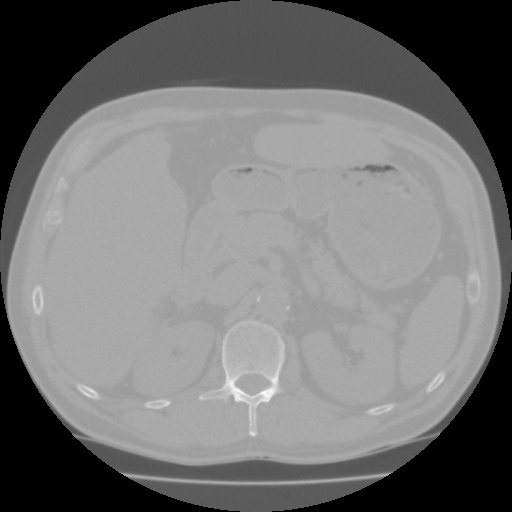
#> input picture ex6-PixelClassificationAndObjectSegmentation/data/Training.dcm, 512 x 512 px
$ jupyter execute --allow-errors Exercise6.ipynb   (text cells are left out)
#> lines starting #> are read from the running program, lines starting #| are printed output that depends on the picture; after the words box and inside, x2 and y2 are one past the last pixel; in counts of white or black regions, pixels touching at a corner belong together; long printed decimals are rounded; pictures that were not available may be replaced by others from this repository, and a replacement may not be noted
[cell 1]
from skimage import io, color
from skimage.morphology import binary_closing, binary_opening
from skimage.morphology import disk
import matplotlib.pyplot as plt
import numpy as np
from skimage import measure
from skimage.color import label2rgb
import pydicom as dicom
from scipy.stats import norm
from scipy.spatial import distance
import statistics


def show_comparison(original, modified, modified_name):
    fig, (ax1, ax2) = plt.subplots(ncols=2, figsize=(8, 4), sharex=True,
                                   sharey=True)
    ax1.imshow(original, cmap="gray", vmin=-200, vmax=500)
    ax1.set_title('Original')
    ax1.axis('off')
    ax2.imshow(modified)
    ax2.set_title(modified_name)
    ax2.axis('off')
    io.show()

[cell 2]
in_dir = "data/"
ct = dicom.read_file(in_dir + 'Training.dcm')
img = ct.pixel_array
#> img is the input picture: shape (512, 512) int16; min -2048, max 1114, mean -610
print(img.shape)
#| (512, 512)
print(img.dtype)
#| int16

[cell 3]
io.imshow(img, vmin=-200, vmax=200, cmap='gray')
io.show()

[cell 4]
spleen_roi = io.imread(in_dir + 'SpleenROI.png')
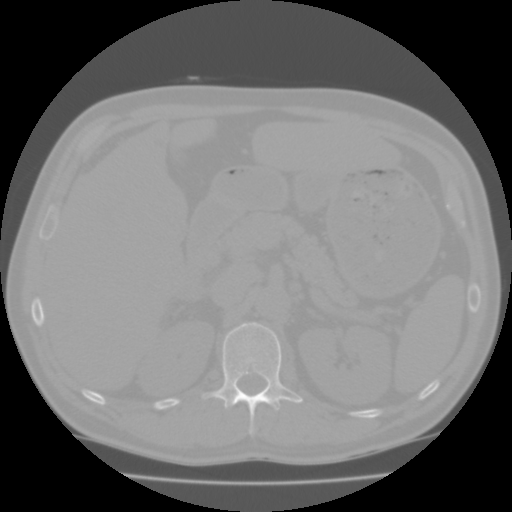
#> input picture ex6-PixelClassificationAndObjectSegmentation/data/Test3.dcm, 512 x 512 px, given in place of SpleenROI.png, which was not available
#> spleen_roi is the input picture: shape (512, 512) int16; min -2048, max 1208, mean -602.8
# convert to boolean image
spleen_mask = spleen_roi > 0
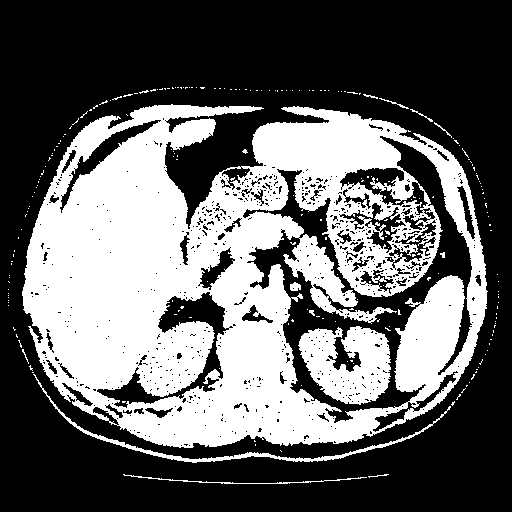
#> spleen_mask: shape (512, 512) bool; 39.2% white; 229 white regions (216 under 20 px), largest, box (x1, y1, x2, y2) and area: (22, 104, 488, 448) 95053, (298, 326, 391, 405) 4908, (33, 374, 451, 463) 1477
spleen_values = img[spleen_mask]

[cell 5]
mu_spleen = np.mean(spleen_values)
#> mu_spleen = 38.59
std_spleen = np.std(spleen_values)
#> std_spleen = 89.54
print(f"The spleen mean is: {mu_spleen}; The spleen standard deviation is: {std_spleen}")
#| The spleen mean is: 38.590; The spleen standard deviation is: 89.542

[cell 6]
plt.hist(spleen_values, bins=100)
io.show()
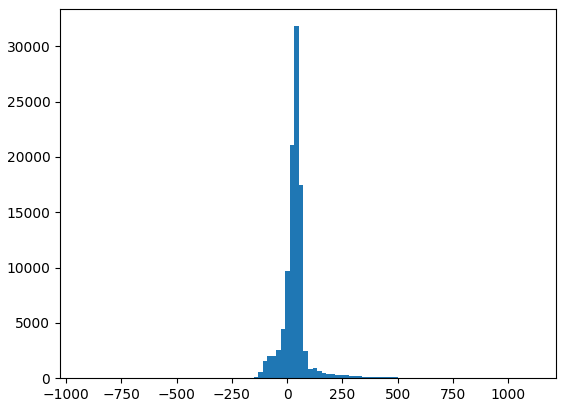
#> figure drawn by matplotlib, 1 panel; tallest bar 31822 high, from x = 33.33 to 53.72

[cell 7]
n, bins_spleen, patches = plt.hist(spleen_values, 60, density=1)
#> n = 60 values, max 0.0142 at index 28, min 5.73e-07 at index 59, mean 0.00049; bins_spleen = 61 values from -925 to 1114; patches = 60 items
pdf_spleen = norm.pdf(bins_spleen, mu_spleen, std_spleen)
#> pdf_spleen = 61 values, max 0.00442 at index 28, min 2.12e-34 at index 60, mean 0.000482
plt.plot(bins_spleen, pdf_spleen)
plt.xlabel('Hounsfield unit')
plt.ylabel('Frequency')
plt.title('Spleen values in CT scan')
plt.show()
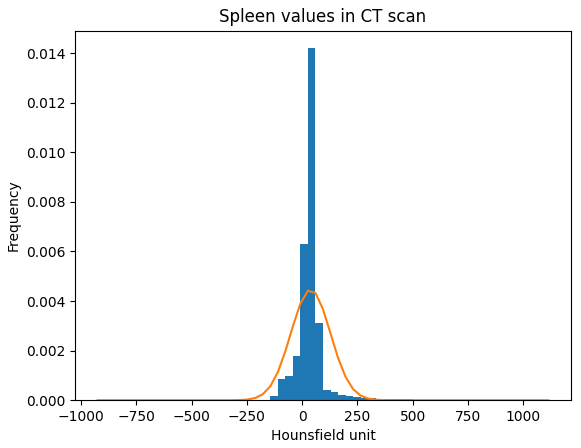
#> figure drawn by matplotlib, 1 panel; tallest bar 0.0142 high, from x = 26.53 to 60.52; curve peaks at x = 26.53, y = 0.00442

[cell 8]
background_roi = io.imread(in_dir + 'backgroundROI.png')
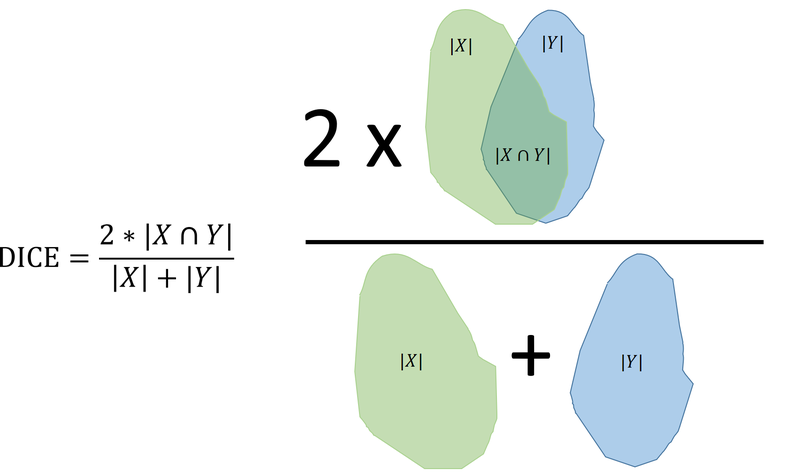
#> input picture ex6-PixelClassificationAndObjectSegmentation/figs/DICEScore.png, 800 x 474 px, given in place of backgroundROI.png, which was not available
#> background_roi is the input picture: shape (474, 800, 3); mean R, G, B 236.6, 242.4, 239.8
# convert to boolean image
background_mask = background_roi > 0
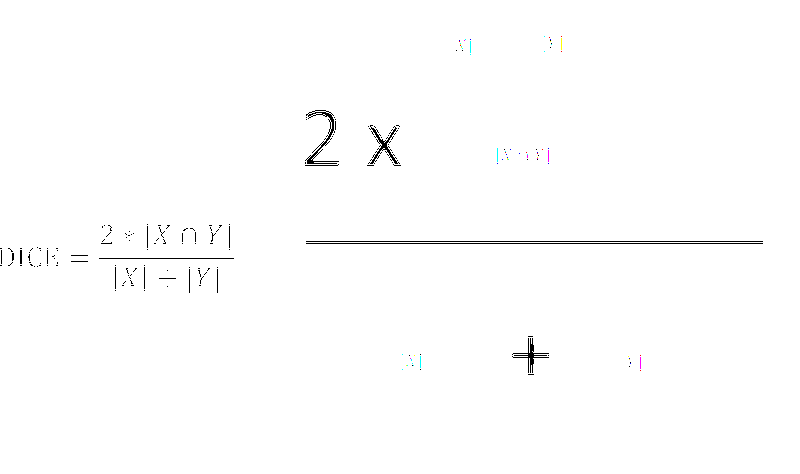
#> background_mask: shape (474, 800, 3) bool; mean R, G, B 0.993, 0.993, 0.993
#> (the rest of this cell did not finish here and is left out)

[cell 9]
bone_roi = io.imread(in_dir + 'boneROI.png')
# convert to boolean image
bone_mask = bone_roi > 0
#> (the rest of this cell did not finish here and is left out)

#> (a cell that did not finish here is left out)

#> (a cell that did not finish here is left out)

#> (a cell that did not finish here is left out)

[cell 13]
# Hounsfield unit limits of the plot
min_hu = -200
#> min_hu = -200
max_hu = 1000
hu_range = np.arange(min_hu, max_hu, 1.0)
#> hu_range = 1200 values from -200 to 999
pdf_spleen = norm.pdf(hu_range, mu_spleen, std_spleen)
#> pdf_spleen = 1200 values, max 0.00446 at index 239, min 4.65e-28 at index 1199, mean 0.00083
#> (the rest of this cell did not finish here and is left out)

[cell 14]
# Hounsfield unit limits of the plot
min_hu = -200
max_hu = 1000
hu_range = np.arange(min_hu, max_hu, 1.0)

#> (the rest of this cell did not finish here and is left out)

#> (a cell that did not finish here is left out)

#> (a cell that did not finish here is left out)

#> (a cell that did not finish here is left out)

[cell 18]
t_background = -200
t_fat_soft = -60
t_bone = 250

background_img = (img <=t_background)
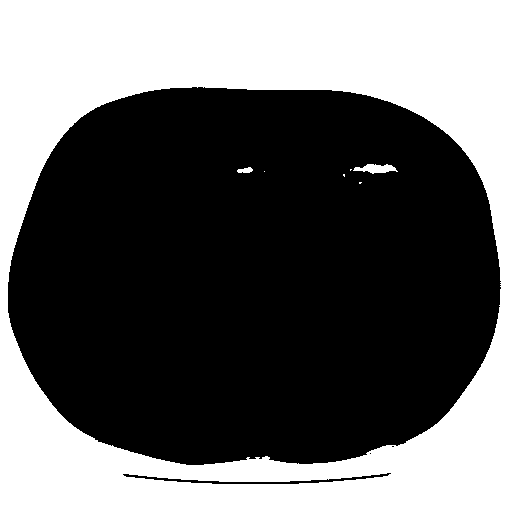
#> background_img: shape (512, 512) bool; 40.2% white; 7 white regions (4 under 20 px), largest, box (x1, y1, x2, y2) and area: (0, 0, 512, 512) 105042, (353, 164, 398, 174) 270, (237, 167, 253, 173) 68
fat_img = (img > t_background) & (img <=t_fat_soft)
#> fat_img: shape (512, 512) bool; 13.3% white; 454 white regions (410 under 20 px), largest, box (x1, y1, x2, y2) and area: (10, 90, 498, 458) 13870, (161, 111, 322, 226) 5997, (354, 141, 469, 367) 4464
soft_img = (img > t_fat_soft) & (img <=t_bone)
#> soft_img: shape (512, 512) bool; 45.6% white; 128 white regions (116 under 20 px), largest, box (x1, y1, x2, y2) and area: (8, 88, 500, 464) 117944, (235, 372, 272, 396) 575, (123, 474, 389, 484) 432
bone_img = (img > t_bone)
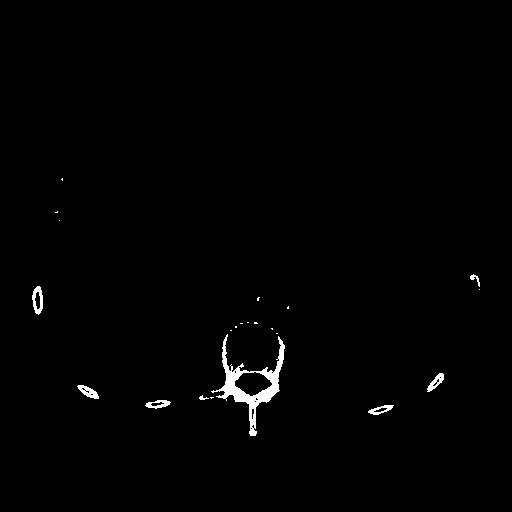
#> bone_img: shape (512, 512) bool; 0.93% white; 22 white regions (14 under 20 px), largest, box (x1, y1, x2, y2) and area: (211, 334, 285, 436) 1612, (32, 286, 43, 315) 178, (77, 385, 99, 399) 153

fig, ax = plt.subplots(1, 4, figsize = (20, 20))
ax[0].imshow(background_img, cmap = "gray")
ax[0].set_title("Background")
ax[1].imshow(fat_img, cmap = "gray")
ax[1].set_title("Fat")
ax[2].imshow(soft_img, cmap = "gray")
ax[2].set_title("Soft Tissue")
ax[3].imshow(bone_img, cmap = "gray")
ax[3].set_title("Bone")
plt.show()

label_img = fat_img + 2*soft_img +3*bone_img
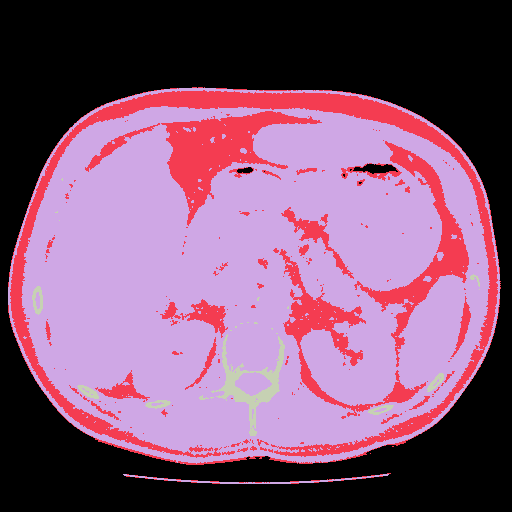
#> label_img: shape (512, 512) int64; 4 distinct labels, from 0 to 3; one colour per label, 0 black
image_label_overlay = label2rgb(label_img)
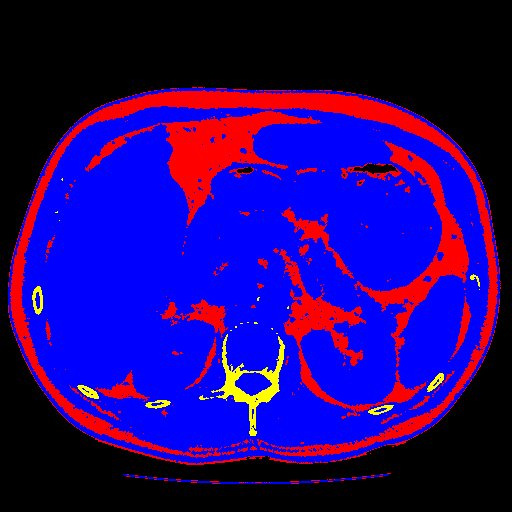
#> image_label_overlay: shape (512, 512, 3) float64; mean R, G, B 0.142, 0.00933, 0.456
show_comparison(img, image_label_overlay, "Classification result")
